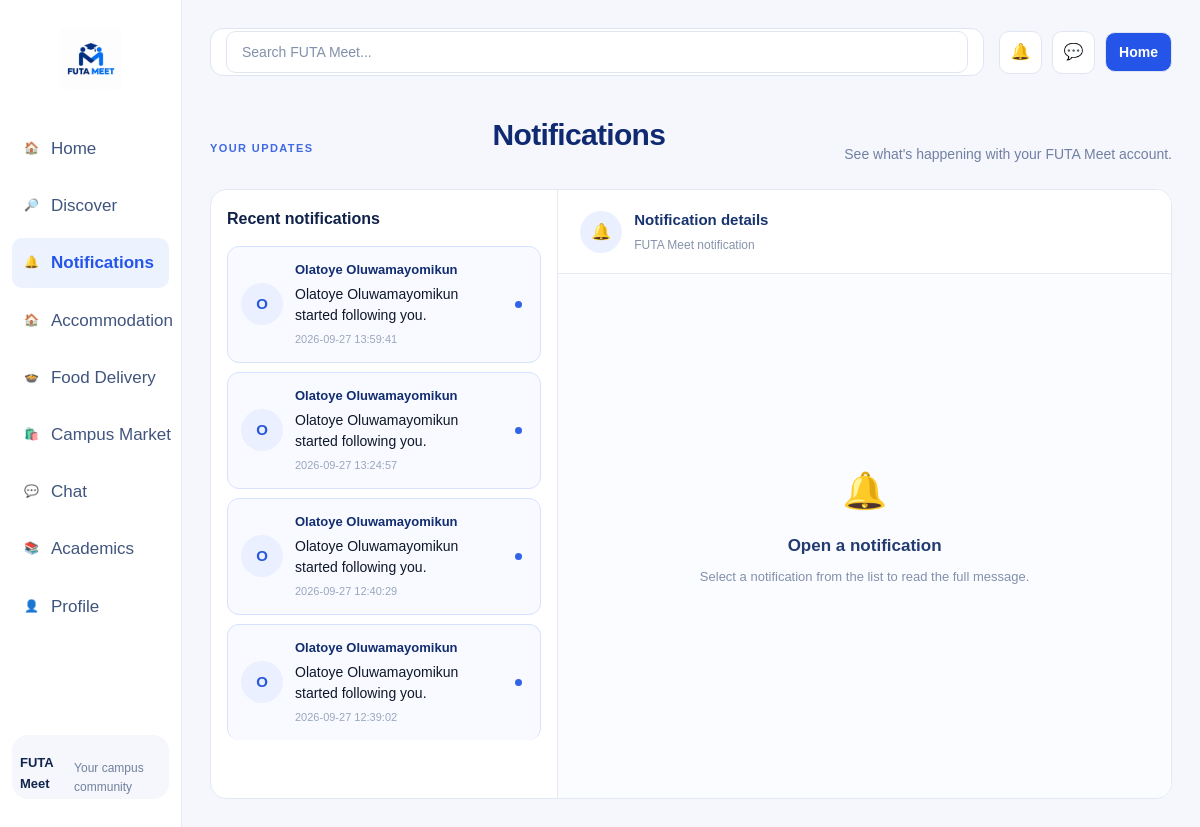
The app's page /notifications (signed in) with its own data.
### tables this page shows
CREATE TABLE notifications (

            id INTEGER PRIMARY KEY AUTOINCREMENT,

            recipient_id INTEGER NOT NULL,

            sender_id INTEGER NOT NULL,

            type TEXT NOT NULL,

            message TEXT NOT NULL,

            post_id INTEGER,

            is_read INTEGER DEFAULT 0,

            created_at TIMESTAMP DEFAULT CURRENT_TIMESTAMP,

            FOREIGN KEY (recipient_id)
            REFERENCES users(id),

            FOREIGN KEY (sender_id)
            REFERENCES users(id),

            FOREIGN KEY (post_id)
            REFERENCES posts(id)

        );

### app.py (the view)
@app.route("/notifications")
def notifications():
    current_user = get_current_user()
    if not current_user:
        return redirect(
            url_for("login")
        )
    connection = get_db()
    notifications = connection.execute(
        """
        SELECT
            notifications.id,
            notifications.type,
            notifications.message,
            notifications.post_id,
            notifications.is_read,
            notifications.created_at,

            users.id AS sender_id,
            CASE
                WHEN notifications.type IN ('business_review', 'business_approved', 'business_rejected')
                THEN 'FUTA Meet'
                ELSE users.full_name
            END AS sender_name,
            CASE
                WHEN notifications.type IN ('business_review', 'business_approved', 'business_rejected')
                THEN NULL
                ELSE users.profile_picture
            END AS sender_picture

        FROM notifications

        JOIN users
        ON notifications.sender_id = users.id

        WHERE notifications.recipient_id = ?

        ORDER BY notifications.id DESC
        """,
        (current_user["id"],)
    ).fetchall()
    connection.close()
    return render_template(
        "notifications.html",
        notifications=notifications
    )

### app.py (called while the page is built)
def get_db():
    connection = sqlite3.connect(DATABASE)
    connection.row_factory = sqlite3.Row
    return connection

def get_current_user():
    user_id = session.get("user_id")
    if not user_id:
        return None
    connection = get_db()
    user = connection.execute(
        """
        SELECT *
        FROM users
        WHERE id = ?
        """,
        (user_id,)
    ).fetchone()
    connection.close()
    return user

### templates/notifications.html (shortened to what this page needs)
<!DOCTYPE html>
<html lang="en">
<head>
<link rel="stylesheet" href="{{ url_for('static', filename='style.css') }}">
</head>
<body class="futa-meet-body">
<div class="website-layout">
<aside class="sidebar">
<a class="sidebar-logo" href="{{ url_for('dashboard') }}"><img src="{{ url_for('static', filename='images/futa-meet-logo.png') }}" alt="FUTA Meet"></a>
<nav class="sidebar-links" aria-label="Main navigation">
<a class="sidebar-link" href="{{ url_for('dashboard') }}">🏠 <span>Home</span></a>
<a class="sidebar-link" href="{{ url_for('discover') }}">🔎 <span>Discover</span></a>
<a class="sidebar-link active" href="{{ url_for('notifications') }}">🔔 <span>Notifications</span></a>
<a class="sidebar-link" href="#">🏠 <span>Accommodation</span></a>
<a class="sidebar-link" href="#">🍲 <span>Food Delivery</span></a>
<a class="sidebar-link" href="#">🛍️ <span>Campus Market</span></a>
<a class="sidebar-link" href="#">💬 <span>Chat</span></a>
<a class="sidebar-link" href="#">📚 <span>Academics</span></a>
<a class="sidebar-link" href="#">👤 <span>Profile</span></a>
</nav><div class="sidebar-user"><strong>FUTA Meet</strong><small>Your campus community</small></div>
</aside>
<main class="main-content">
<header class="topbar"><div class="mobile-brand">FUTA Meet</div>
<form class="search-box" action="{{ url_for('discover') }}" method="get"><input type="search" name="q" placeholder="Search FUTA Meet..." aria-label="Search FUTA Meet"></form>
<div class="topbar-actions"><a class="icon-button" href="{{ url_for('notifications') }}" aria-label="Notifications">🔔</a><a class="icon-button" href="#" aria-label="Messages">💬</a><a class="create-button" href="{{ url_for('dashboard') }}">Home</a></div></header>
<section class="notification-header"><span class="section-label">YOUR UPDATES</span><h1>Notifications</h1><p>See what's happening with your FUTA Meet account.</p></section>
<section class="inbox" aria-label="Notifications inbox">
<div class="inbox-sidebar"><h2>Recent notifications</h2><div class="notification-list">
{% if notifications %}
{% for notification in notifications %}
<div class="notification-item {% if notification['is_read'] == 0 %}unread{% endif %}" role="button" tabindex="0"
data-name="{{ notification['sender_name'] or 'FUTA Meet' }}" data-message="{{ notification['message'] or '' }}" data-time="{{ notification['created_at'] or '' }}" data-avatar="{{ (notification['sender_name'] or 'F')[:1] }}"
onclick="selectNotification(this)" onkeydown="if(event.key==='Enter'||event.key===' '){event.preventDefault();selectNotification(this);}">
<div class="notification-avatar">{% if notification['sender_picture'] %}<img src="{{ url_for('static', filename='uploads/' ~ notification['sender_picture']) }}" alt="">{% else %}{{ (notification['sender_name'] or 'F')[:1]|upper }}{% endif %}</div>
<div class="notification-content"><strong>{{ notification['sender_name'] or 'FUTA Meet' }}</strong><p class="notification-message">{{ notification['message'] }}</p><time class="notification-time">{{ notification['created_at'] }}</time></div>
{% if notification['is_read'] == 0 %}<span class="unread-dot" aria-label="Unread"></span>{% endif %}
</div>
{% endfor %}
{% else %}<div class="notifications-empty"><h3>You're all caught up</h3><p>New notifications will appear here when there is something to show you.</p></div>{% endif %}
</div></div>
<div class="inbox-conversation"><button type="button" class="mobile-back-button" onclick="closeNotificationConversation()">← Back to notifications</button>
<div class="conversation-header"><div class="conversation-avatar" id="conversationAvatar">🔔</div><div><h2 id="conversationName">Notification details</h2><p>FUTA Meet notification</p></div></div>
<div class="conversation-body"><div class="conversation-placeholder" id="conversationPlaceholder"><div class="placeholder-icon">🔔</div><h3>Open a notification</h3><p>Select a notification from the list to read the full message.</p></div>
<div class="message-bubble" id="messageBubble" hidden><strong id="bubbleName">FUTA Meet</strong><p id="bubbleMessage"></p><time id="bubbleTime"></time></div><p class="conversation-date" id="conversationDate"></p></div>
</div></section>
</main></div>
</body>
</html>

### templates/notifications.html (style rules this page uses)
* { box-sizing:border-box }
body.futa-meet-body { margin:0;background:#f5f7fc;color:#10224a;font-family:Arial,Helvetica,sans-serif }
.website-layout { display:flex;min-height:100vh }
.sidebar { width:220px;min-width:220px;background:#fff;border-right:1px solid #e5eaf3;padding:24px 14px;display:flex;flex-direction:column }
.sidebar-logo { display:flex;justify-content:center;margin-bottom:28px }
.sidebar-logo img { max-width:135px;max-height:65px;object-fit:contain }
.sidebar-links { display:flex;flex-direction:column;gap:7px }
.sidebar-link { display:flex;gap:11px;padding:12px;border-radius:10px;color:#40557e;text-decoration:none;font-size:14px }
.sidebar-link:hover,.sidebar-link.active { color:#2455e8;background:#edf2ff }
.sidebar-user { margin-top:auto;padding:18px 8px 0 }
.sidebar-user strong,.sidebar-user small { display:block }
.sidebar-user small { color:#71809d;margin-top:4px }
.main-content { flex:1;min-width:0;padding:28px }
.topbar { display:flex;align-items:center;gap:15px;margin-bottom:28px }
.search-box { flex:1;min-width:120px }
.search-box input { width:100%;padding:12px 15px;border:1px solid #e0e6f1;border-radius:10px;background:#fff;font-size:14px }
.topbar-actions { display:flex;gap:10px }
.icon-button,.create-button { display:inline-flex;align-items:center;justify-content:center;min-height:40px;padding:0 13px;border:1px solid #e0e6f1;border-radius:10px;background:#fff;color:#2455e8;text-decoration:none;cursor:pointer }
.create-button { background:#2455e8;color:white }
.notification-header { margin-bottom:24px }
.notification-header h1 { margin:7px 0 6px;color:#102a72;font-size:30px }
.notification-header p { margin:0;color:#7180a3;font-size:14px }
.section-label { color:#4169e1;font-size:10px;font-weight:700;letter-spacing:1.4px }
.inbox { display:grid;grid-template-columns:minmax(260px,.85fr) minmax(0,1.5fr);min-height:520px;height:calc(100vh - 190px);max-height:760px;background:#fff;border:1px solid #e3e9f3;border-radius:16px;overflow:hidden }
.inbox-sidebar { min-width:0;border-right:1px solid #e5eaf3;overflow-y:auto;padding:16px }
.inbox-sidebar h2 { margin:0 0 14px;font-size:16px }
.notification-list { display:flex;flex-direction:column;gap:9px }
.notification-item { display:flex;align-items:center;gap:12px;padding:13px;border:1px solid #e5eaf4;border-radius:12px;background:white;cursor:pointer;transition:.2s;-webkit-tap-highlight-color:transparent }
.notification-item.unread { background:#f8faff }
.notification-avatar,.conversation-avatar { width:42px;height:42px;flex-shrink:0;display:flex;align-items:center;justify-content:center;border-radius:50%;background:#eaf0ff;color:#2857d9;font-weight:700;overflow:hidden }
.notification-content { flex:1;min-width:0 }
.notification-content strong { display:block;color:#122d70;font-size:13px;margin-bottom:4px }
.notification-message { margin:0;color:#52617d;font-size:12px;line-height:1.45;overflow-wrap:anywhere }
.notification-time { display:block;margin-top:6px;color:#9aa6bd;font-size:11px }
.unread-dot { width:7px;height:7px;flex-shrink:0;border-radius:50%;background:#3264e8 }
.inbox-conversation { display:flex;min-width:0;flex-direction:column;background:#fbfcff }
.conversation-header { display:flex;align-items:center;gap:12px;padding:18px 22px;background:white;border-bottom:1px solid #e5eaf3 }
.conversation-header h2 { margin:0 0 4px;font-size:15px;color:#17336f }
.conversation-header p { margin:0;font-size:12px;color:#8793aa }
.conversation-body { flex:1;display:flex;flex-direction:column;align-items:flex-start;padding:24px;overflow-y:auto }
.conversation-placeholder { margin:auto;padding:30px;text-align:center;color:#8290aa }
.placeholder-icon { font-size:36px;margin-bottom:12px }
.conversation-placeholder h3 { color:#233b70;font-size:17px;margin:0 0 8px }
.conversation-placeholder p { margin:0;font-size:13px;line-height:1.6 }

### records on screen
notifications: sender_name "O", notification "Olatoye Oluwamayomikun", message "Olatoye Oluwamayomikun started following you.", created_at "2026-09-27 13:59:41", is_read 0 (drawn)
notifications: sender_name "O", notification "Olatoye Oluwamayomikun", message "Olatoye Oluwamayomikun started following you.", created_at "2026-09-27 13:24:57", is_read 0 (drawn)
notifications: sender_name "O", notification "Olatoye Oluwamayomikun", message "Olatoye Oluwamayomikun started following you.", created_at "2026-09-27 12:40:29", is_read 0 (drawn)
notifications: sender_name "O", notification "Olatoye Oluwamayomikun", message "Olatoye Oluwamayomikun started following you.", created_at "2026-09-27 12:39:02", is_read 0 (drawn)
